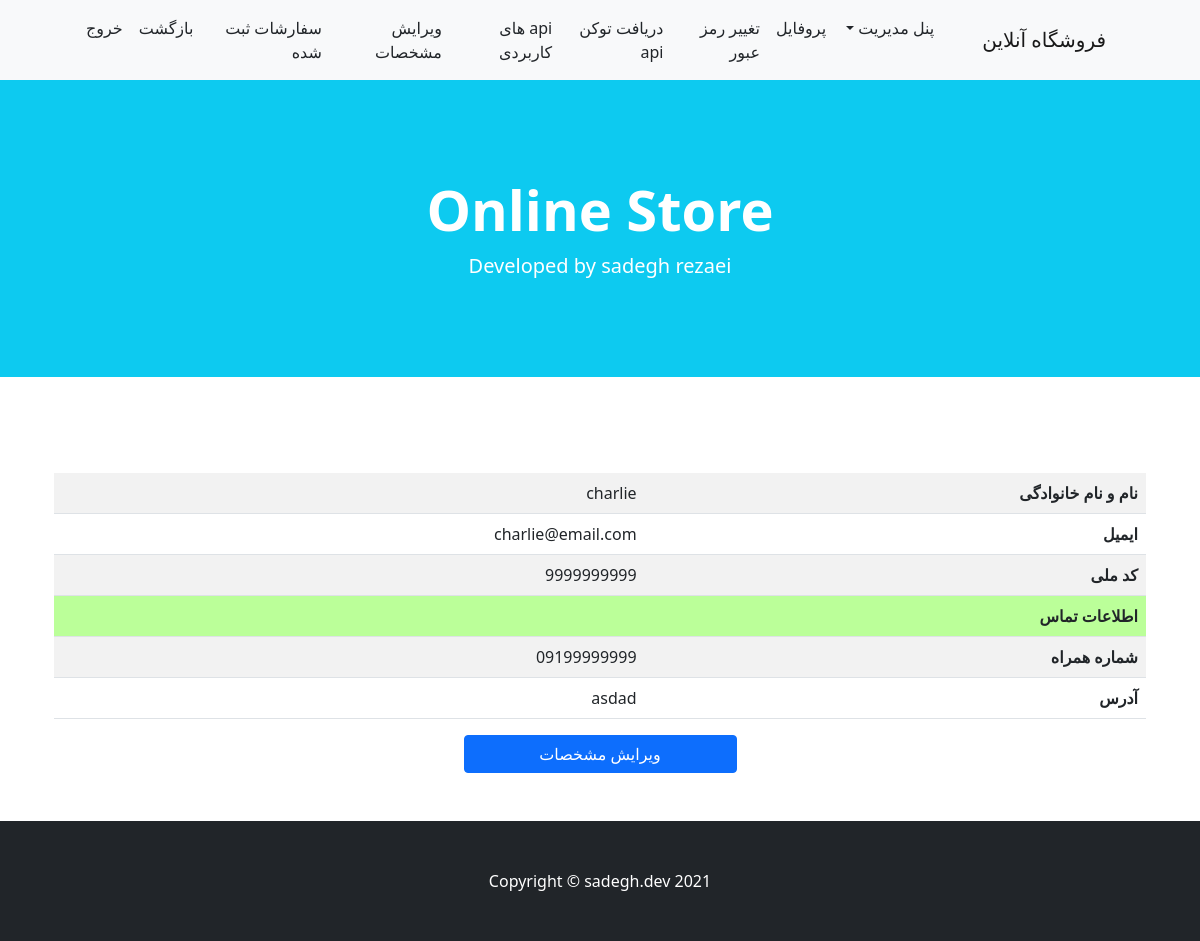
The page /accounts/profile/ (signed in) on the database as committed earlier.
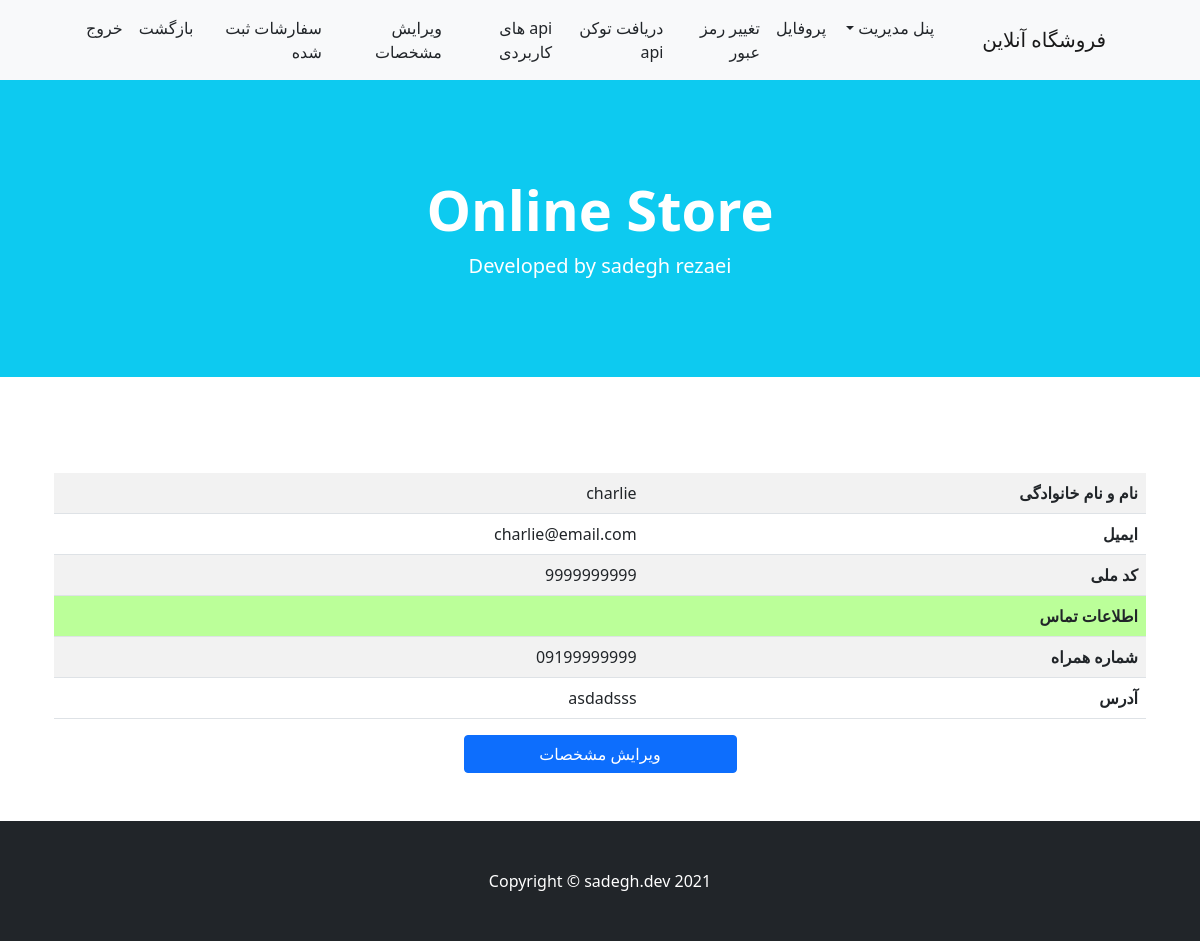
The same page on the database as committed later.
### accounts/models.py (models this page shows, shortened)
class User(AbstractBaseUser):
    email =         models.EmailField(max_length=254, unique=True)
    full_name =     models.CharField(max_length=200)
    national_code = models.CharField(max_length=10, unique=True) #validate
    mobile =        models.CharField(max_length=11, unique=True) #validate
    address =       models.TextField()
    ACCESS_LEVELS = (
        ('s','simple'),
        ('o','operator')
    )
    access_level =  models.CharField(max_length=1,  choices=ACCESS_LEVELS, default = 's')
    is_admin =      models.BooleanField(default=False)
    is_active =     models.BooleanField(default=True)
    created =       models.DateTimeField(auto_now_add=True)
    updated =       models.DateTimeField(auto_now=True)
    USERNAME_FIELD = 'email'
    REQUIRED_FIELDS = ['full_name', 'national_code', 'mobile', 'address']
    objects = MyUserManager()

### accounts/views.py (the view)
# urls.py: path('profile/', views.user_profile, name='user_profile'),
@login_required
def user_profile(request):
    user_id = request.user.id
    the_user = get_object_or_404(User, id = user_id)
    context = {
        'the_user' : the_user
    }
    return render(request,'accounts/user_profile.html', context)

### templates/accounts/user_profile.html (shortened to what this page needs)
{% extends 'base_accounts.html' %}
{% block content %}
    <table dir='rtl' class="table table-striped ">
        <tbody>
        <tr>
            <th scope="col">نام و نام خانوادگی</th>
            <td scope="col">{{ the_user.full_name }}</td>
        </tr>
        <tr>
            <th scope="col">ایمیل</th>
            <td scope="col">{{ the_user.email }}</td>
        </tr>
        <tr>
            <th scope="col">کد ملی</th>
            <td scope="col">{{ the_user.national_code }}</td>
        </tr>
        <tr><th style='background-color:#bbff99;' scope="col " colspan=2 >اطلاعات تماس</th></tr>
        <tr>
            <th scope="col">شماره همراه</th>
            <td scope="col">{{ the_user.mobile }}</td>
        </tr>
        <tr>
            <th scope="col">آدرس</th>
            <td scope="col">{{ the_user.address }}</td>
        </tr>
        </tbody>
    </table>
    <a href="{% url 'accounts:user_edit' %}" type="button" class="btn btn-primary">ویرایش مشخصات</a>
{% endblock %}

Rows that differ between the two databases and show on the page:
changed User "charlie": address "asdad" → "asdadsss"
